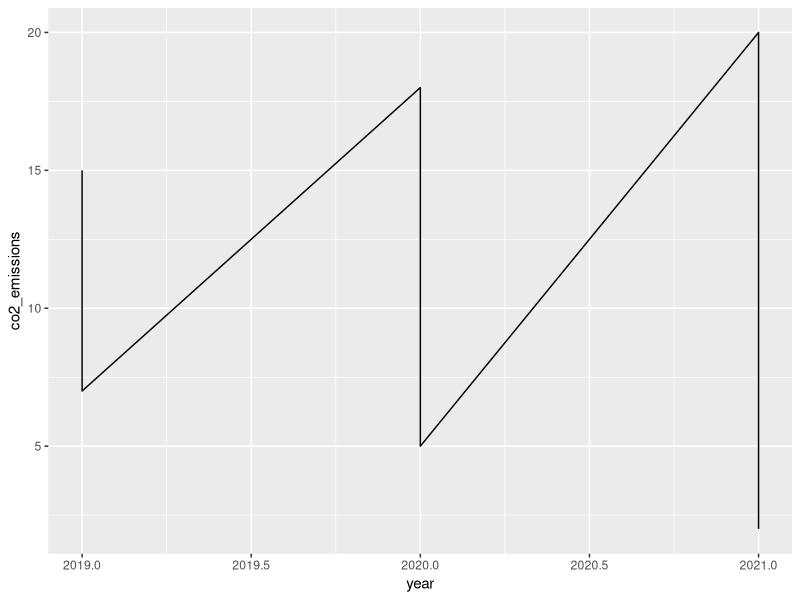
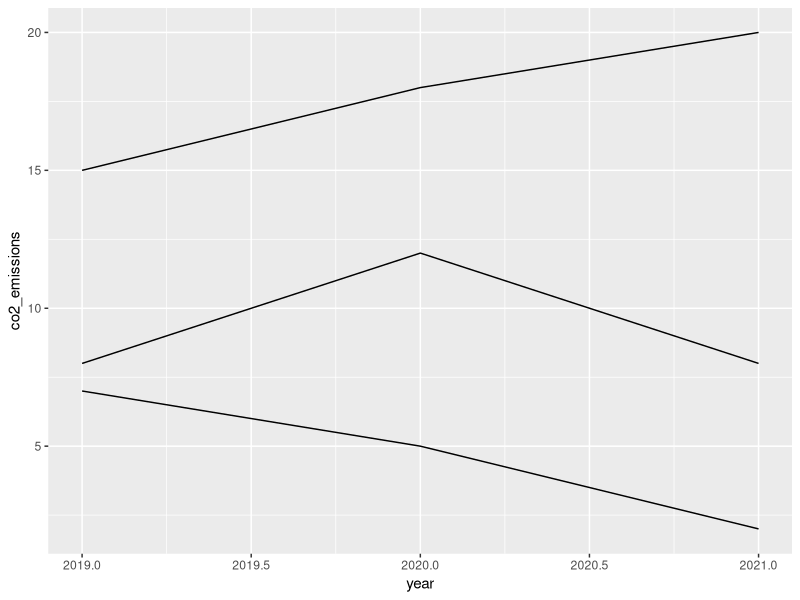
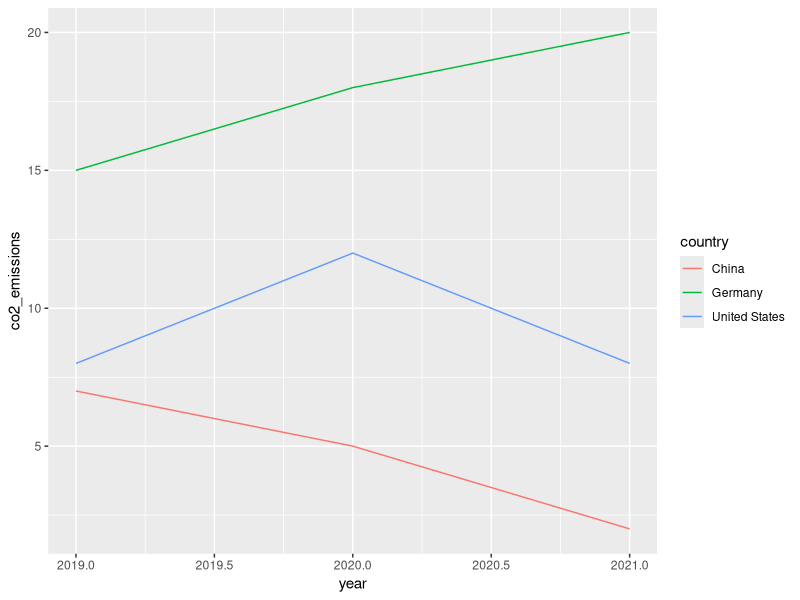
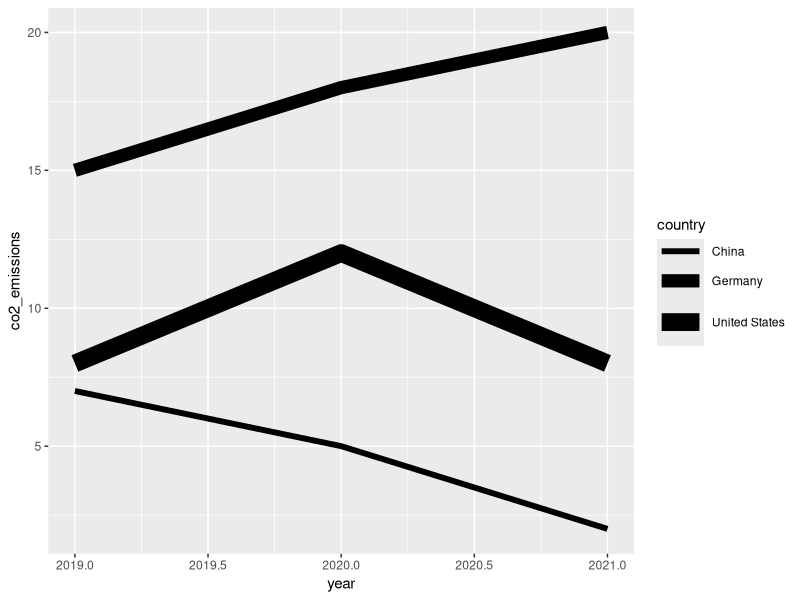
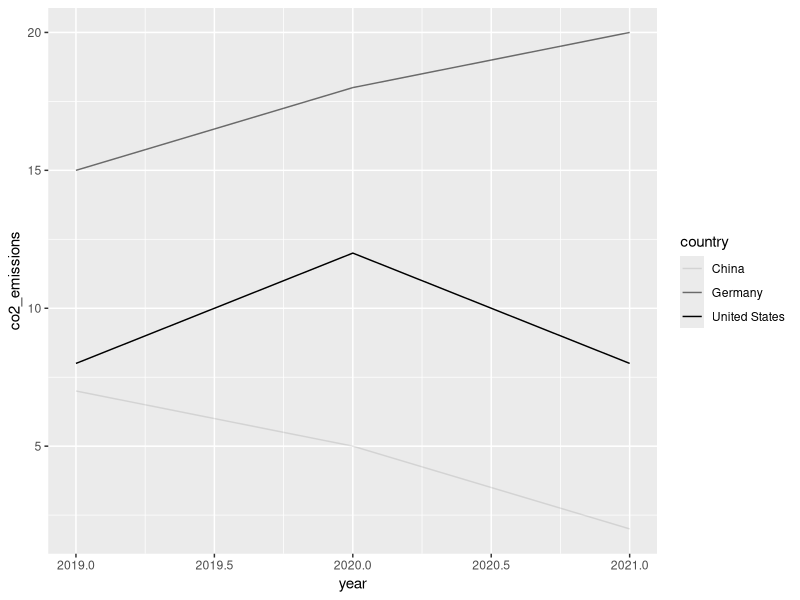
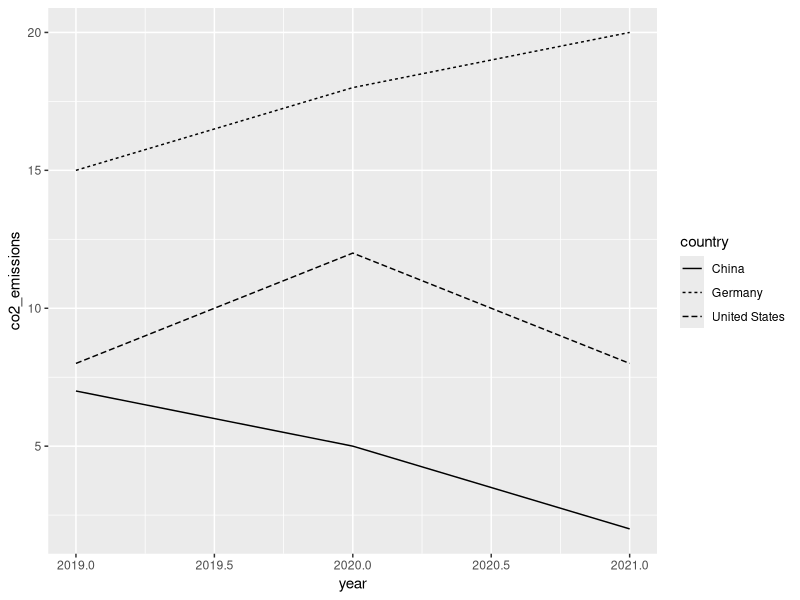
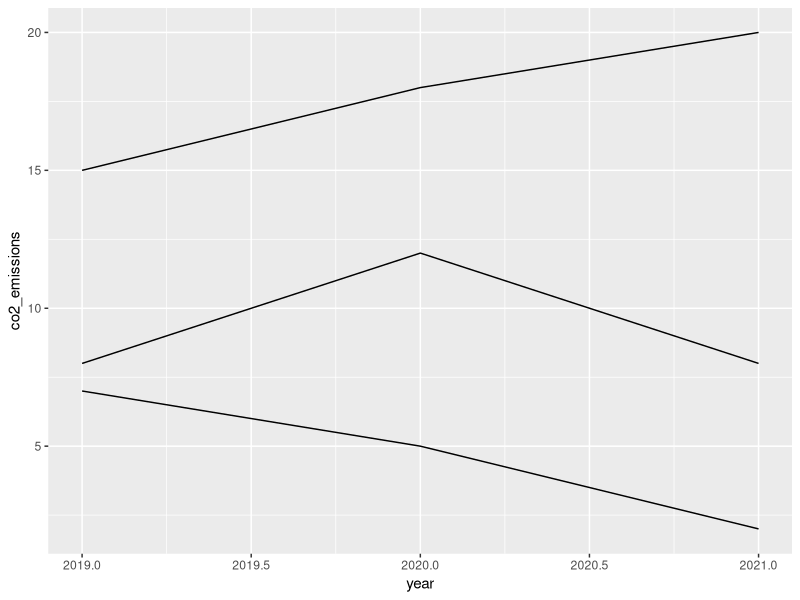
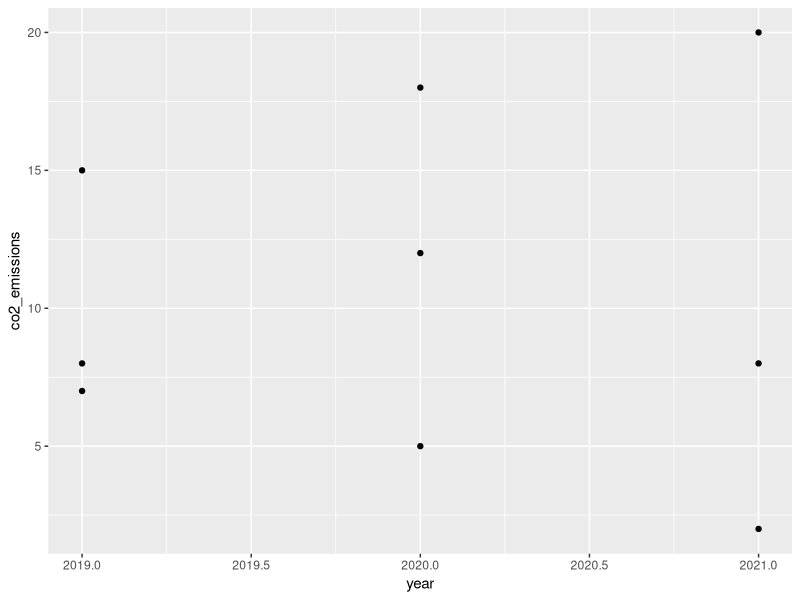

These charts were generated, in order, by the following R code:
## ---- chunk 1
library(tidyverse)
## ---- chunk 2
fake_data <- tibble(
  country       = rep(c("Germany", "United States", "China"), times = 3),
  year          = rep(c(2019L, 2020L, 2021L), each = 3),
  co2_emissions = c(15, 8, 7, 18, 12, 5, 20, 8, 2)
)

fake_data
## ---- chunk 3
fake_data %>%
  ggplot(aes(x = year, y = co2_emissions)) +
  geom_line()
## ---- chunk 4
fake_data %>%
  ggplot(aes(x = year, y = co2_emissions, group = country)) +
  geom_line()
## ---- chunk 5
fake_data %>%
  ggplot(aes(x = year, y = co2_emissions, color = country)) +
  geom_line()
## ---- chunk 6
fake_data %>%
  ggplot(aes(x = year, y = co2_emissions, size = country)) +
  geom_line()
## ---- chunk 7
fake_data %>%
  ggplot(aes(x = year, y = co2_emissions, alpha = country)) +
  geom_line()
## ---- chunk 8
fake_data %>%
  ggplot(aes(x = year, y = co2_emissions, linetype = country)) +
  geom_line()
## ---- chunk 9
fake_data %>%
  ggplot(aes(x = year, y = co2_emissions, fill = country)) +
  geom_line()
## ---- chunk 10
fake_data %>%
  ggplot(aes(x = year, y = co2_emissions)) +
  geom_point()
